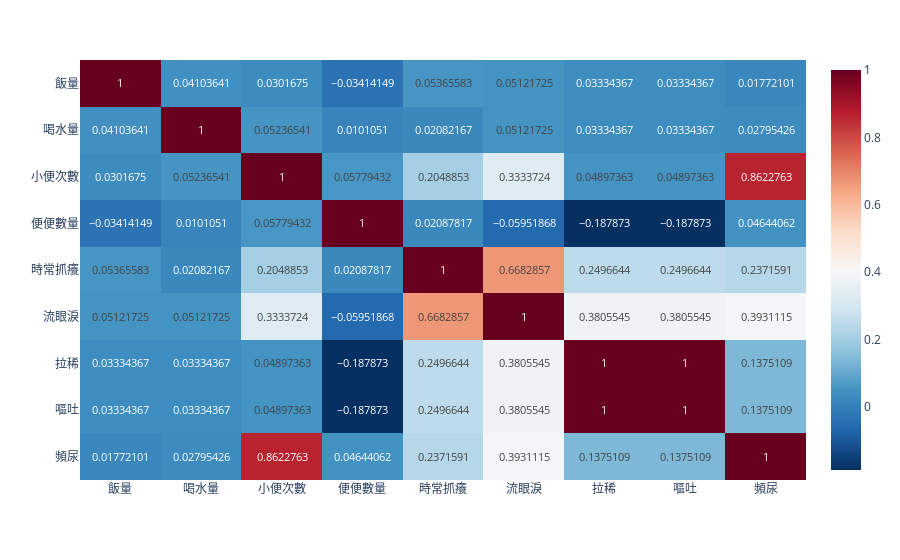

Notebook code cell kept with this figure:
### Code cell
import plotly.express as px

from view.load_db import load_files
_, _, df, _ = load_files()

matrix= df.corr()

fig = px.imshow(matrix, text_auto=True, aspect="auto", color_continuous_scale='RdBu_r')
fig.show()

### Figure 1 — Plotly figure (JSON) as saved in the notebook; plotly's stock layout.template omitted (floating-point values rounded to 4 significant figures)
{"data": [{"coloraxis": "coloraxis", "hovertemplate": "x: %{x}<br>y: %{y}<br>color: %{z}<extra></extra>", "name": "0", "texttemplate": "%{z}", "type": "heatmap", "x": ["飯量", "喝水量", "小便次數", "便便數量", "時常抓癢", "流眼淚", "拉稀", "嘔吐", "頻尿"], "xaxis": "x", "y": ["飯量", "喝水量", "小便次數", "便便數量", "時常抓癢", "流眼淚", "拉稀", "嘔吐", "頻尿"], "yaxis": "y", "z": [[1, 0.04104, 0.03017, -0.03414, 0.05366, 0.05122, 0.03334, 0.03334, 0.01772], [0.04104, 1, 0.05237, 0.01011, 0.02082, 0.05122, 0.03334, 0.03334, 0.02795], [0.03017, 0.05237, 1, 0.05779, 0.2049, 0.3334, 0.04897, 0.04897, 0.8623], [-0.03414, 0.01011, 0.05779, 1, 0.02088, -0.05952, -0.1879, -0.1879, 0.04644], [0.05366, 0.02082, 0.2049, 0.02088, 1, 0.6683, 0.2497, 0.2497, 0.2372], [0.05122, 0.05122, 0.3334, -0.05952, 0.6683, 1, 0.3806, 0.3806, 0.3931], [0.03334, 0.03334, 0.04897, -0.1879, 0.2497, 0.3806, 1, 1, 0.1375], [0.03334, 0.03334, 0.04897, -0.1879, 0.2497, 0.3806, 1, 1, 0.1375], [0.01772, 0.02795, 0.8623, 0.04644, 0.2372, 0.3931, 0.1375, 0.1375, 1]]}], "layout": {"coloraxis": {"colorscale": [[0, "rgb(5,48,97)"], [0.1, "rgb(33,102,172)"], [0.2, "rgb(67,147,195)"], [0.3, "rgb(146,197,222)"], [0.4, "rgb(209,229,240)"], [0.5, "rgb(247,247,247)"], [0.6, "rgb(253,219,199)"], [0.7, "rgb(244,165,130)"], [0.8, "rgb(214,96,77)"], [0.9, "rgb(178,24,43)"], [1, "rgb(103,0,31)"]]}, "margin": {"t": 60}, "xaxis": {"anchor": "y", "domain": [0, 1]}, "yaxis": {"anchor": "x", "autorange": "reversed", "domain": [0, 1]}}}
